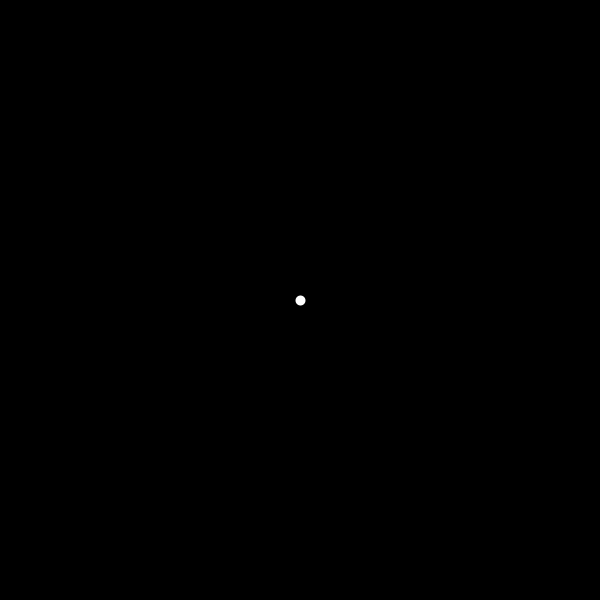
Frame 1 (no input)
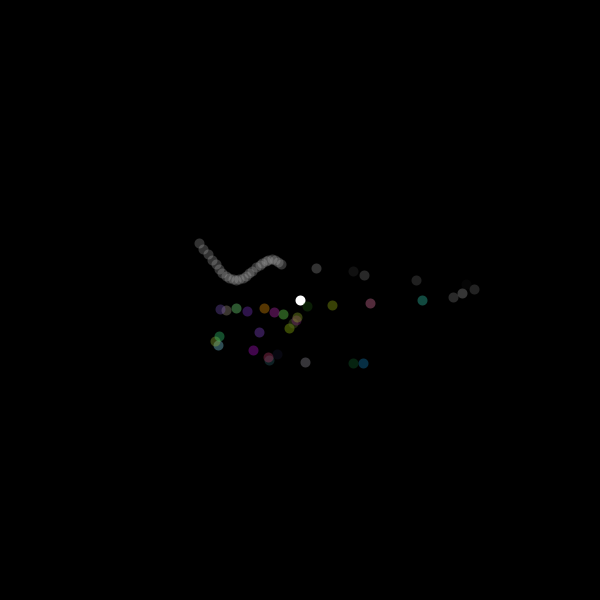
Frame 60 (the mouse pressed at the canvas centre just before this capture)
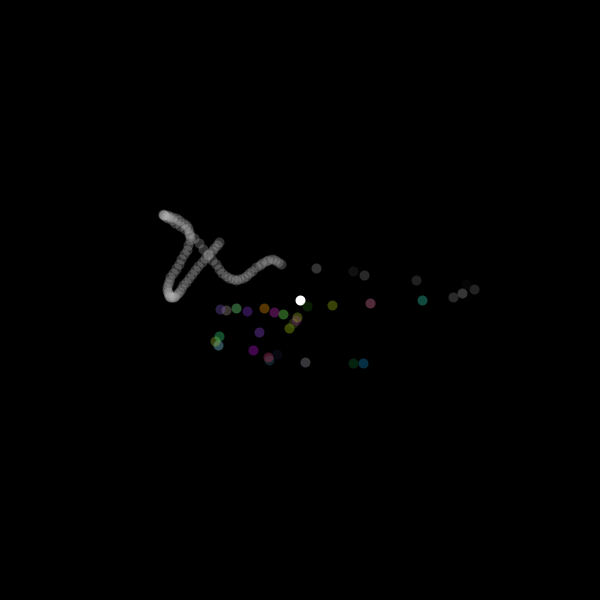
Frame 120 (the mouse held since frame 60 and released just before this capture)

The Processing sketch that drew these frames (run headless with seeded random() and noise(); from frame 60 on, the mouse is pressed at the canvas centre):

// Processing sketch: MIDTERM
// ── MIDTERM.pde
//ART 22 Spring 2020
//Week 6 Midterm
//Author: Kristy Wong

//References: Processing forum

float x,y;
float noisePosX, noisePosY;
float[] floats = new float [40]; 

void setup(){
  size(600,600);
  background(0);
  x = width/2;
  y = height/2;
  
  strokeWeight(10);
  stroke(255);
  
  floats[0] = 7;
  floats[37] = 9;
  printArray(floats);

for (int i=0; i < floats.length; i++){
  floats[i] = int(random(1,100));
}
printArray(floats);
 println(floats[9]);
  

}


void draw(){
    point(x,y);

  float m = noise(noisePosX);
  float n = noise(noisePosY);
  
  x = map(m, 0, 1, 0, width);
  y = map(n, 0, 1, 0, height);
  
  noisePosX = noisePosX + 0.01;
  noisePosY = noisePosY + 0.01;
  
  if(x > width/2 && x < width){
   noisePosX = noisePosX + random(0.001, 0.1); 
 stroke(random(0,255),70);
  }
  
    if(y > height/2 && y < height){
   noisePosX = noisePosX + random(0.001, 0.1); 
   stroke(random(0,255),random(0,255), random(0,255),90);
  }
  
}
